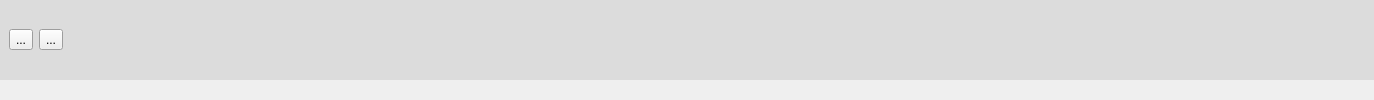
          <widget class="QWidget" name="page_Canvas_CWT_3">
           <property name="sizePolicy">
            <sizepolicy hsizetype="Expanding" vsizetype="Expanding">
             <horstretch>0</horstretch>
             <verstretch>0</verstretch>
            </sizepolicy>
           </property>
           <layout class="QGridLayout" name="gridLayout_Canvas_CWT_3">
            <property name="leftMargin">
             <number>0</number>
            </property>
            <property name="topMargin">
             <number>0</number>
            </property>
            <property name="rightMargin">
             <number>0</number>
            </property>
            <property name="bottomMargin">
             <number>0</number>
            </property>
            <property name="spacing">
             <number>0</number>
            </property>
            <item row="0" column="0">
             <widget class="QWidget" name="widget_6" native="true">
              <property name="sizePolicy">
               <sizepolicy hsizetype="Expanding" vsizetype="Expanding">
                <horstretch>0</horstretch>
                <verstretch>0</verstretch>
               </sizepolicy>
              </property>
              <property name="minimumSize">
               <size>
                <width>0</width>
                <height>40</height>
               </size>
              </property>
              <property name="maximumSize">
               <size>
                <width>16777215</width>
                <height>80</height>
               </size>
              </property>
              <property name="palette">
               <palette>
                <active>
                 <colorrole role="Base">
                  <brush brushstyle="SolidPattern">
                   <color alpha="255">
                    <red>255</red>
                    <green>255</green>
                    <blue>255</blue>
                   </color>
                  </brush>
                 </colorrole>
                 <colorrole role="Window">
                  <brush brushstyle="SolidPattern">
                   <color alpha="255">
                    <red>220</red>
                    <green>220</green>
                    <blue>220</blue>
                   </color>
                  </brush>
                 </colorrole>
                </active>
                <inactive>
                 <colorrole role="Base">
                  <brush brushstyle="SolidPattern">
                   <color alpha="255">
                    <red>255</red>
                    <green>255</green>
                    <blue>255</blue>
                   </color>
                  </brush>
                 </colorrole>
                 <colorrole role="Window">
                  <brush brushstyle="SolidPattern">
                   <color alpha="255">
                    <red>220</red>
                    <green>220</green>
                    <blue>220</blue>
                   </color>
                  </brush>
                 </colorrole>
                </inactive>
                <disabled>
                 <colorrole role="Base">
                  <brush brushstyle="SolidPattern">
                   <color alpha="255">
                    <red>220</red>
                    <green>220</green>
                    <blue>220</blue>
                   </color>
                  </brush>
                 </colorrole>
                 <colorrole role="Window">
                  <brush brushstyle="SolidPattern">
                   <color alpha="255">
                    <red>220</red>
                    <green>220</green>
                    <blue>220</blue>
                   </color>
                  </brush>
                 </colorrole>
                </disabled>
               </palette>
              </property>
              <property name="autoFillBackground">
               <bool>true</bool>
              </property>
              <layout class="QHBoxLayout" name="horizontalLayout_3">
               <item>
                <widget class="QToolButton" name="toolButton_17">
                 <property name="text">
                  <string>...</string>
                 </property>
                </widget>
               </item>
               <item>
                <widget class="QToolButton" name="toolButton_18">
                 <property name="text">
                  <string>...</string>
                 </property>
                </widget>
               </item>
               <item>
                <spacer name="horizontalSpacer_3">
                 <property name="orientation">
                  <enum>Qt::Horizontal</enum>
                 </property>
                 <property name="sizeHint" stdset="0">
                  <size>
                   <width>1302</width>
                   <height>20</height>
                  </size>
                 </property>
                </spacer>
               </item>
              </layout>
             </widget>
            </item>
            <item row="1" column="0">
             <widget class="QWidget" name="page_Canvas_CWT_Paint_3" native="true">
              <layout class="QGridLayout" name="gridLayout_Canvas_CWT_Paint_3"/>
             </widget>
            </item>
           </layout>
          </widget>
